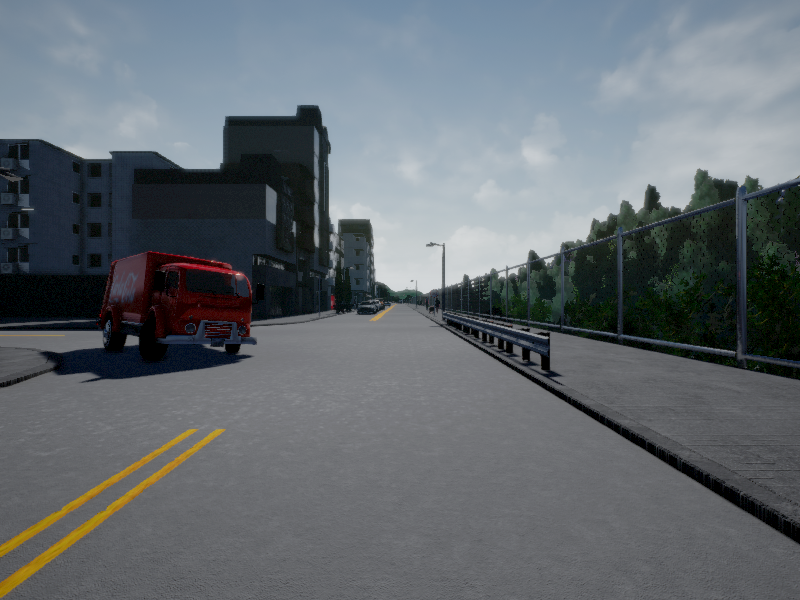
#> input picture dataset/train/000960.png, 800 x 600 px, found by its file name
$ python connectivity_components.py   (older library calls are emulated)
#> lines starting #> are read from the running program, lines starting #| are printed output that depends on the picture; after the words box and inside, x2 and y2 are one past the last pixel; in counts of white or black regions, pixels touching at a corner belong together

# Import the cv2 library
import cv2
import numpy as np
import matplotlib.pyplot as plt
# Read the image you want connected components of
src= cv2.imread("/Users/zhou/Mask_RCNN_Edit/dataset/train/Mask/000960.png", 0)
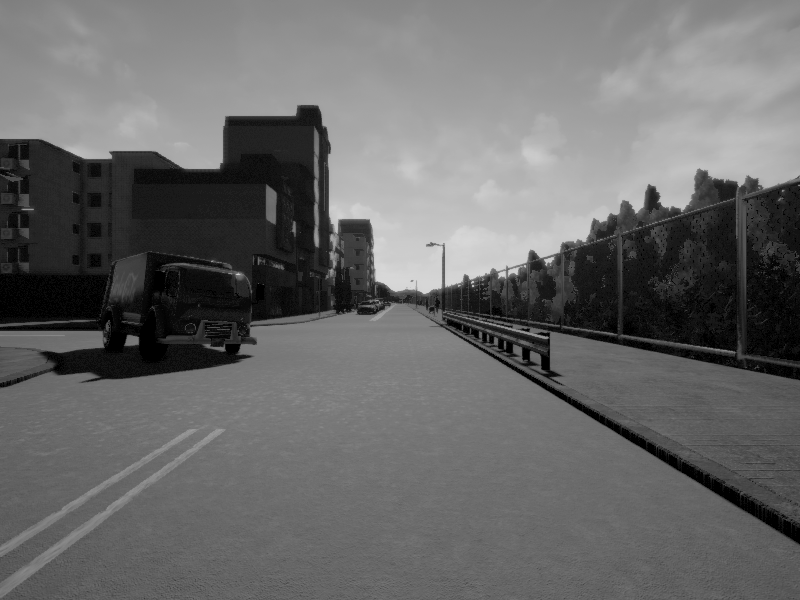
#> src: shape (600, 800); min 0, max 216, mean 104.7
# Threshold it so it becomes binary
# ret, thresh = cv2.threshold(src,0,255,cv2.THRESH_BINARY+cv2.THRESH_OTSU)
# You need to choose 4 or 8 for connectivity type
src = src > 0
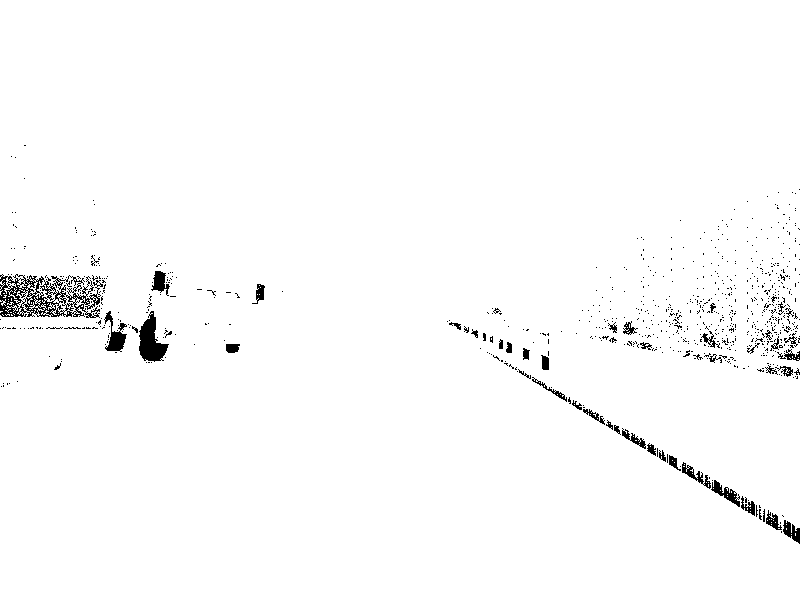
#> src: shape (600, 800) bool; 98.2% white; 800 black regions (752 under 20 px), largest, box (x1, y1, x2, y2) and area: (0, 274, 103, 318) 2128, (139, 311, 169, 362) 817, (104, 311, 127, 352) 399
src = np.asarray(src, np.uint8)
connectivity = 8
# Perform the operation
output = cv2.connectedComponents(src, connectivity, cv2.CV_32S)
# Get the results
# The first cell is the number of labels
num_labels = output[0]
#> num_labels = 466
labels = output[1]
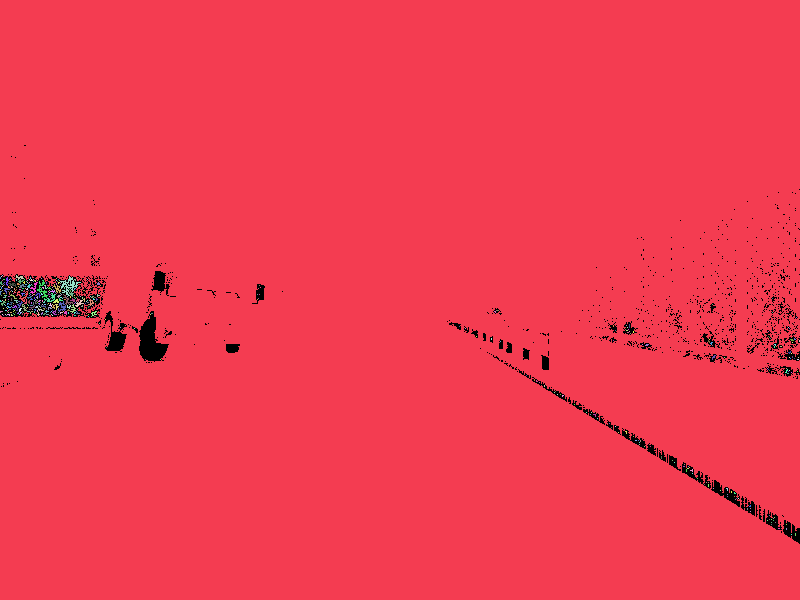
#> labels: shape (600, 800) int32; 466 distinct labels, from 0 to 465; one colour per label, 0 black
plt.figure(0)
plt.imshow(src, 'gray')
count = 0


for i in range(num_labels):
    # robust to noise
    if np.sum(labels == i) >=10:
        plt.figure(count+1)
        plt.imshow(labels==i, 'gray')
        count = count + 1
#> after the loop, count = 30
plt.show()
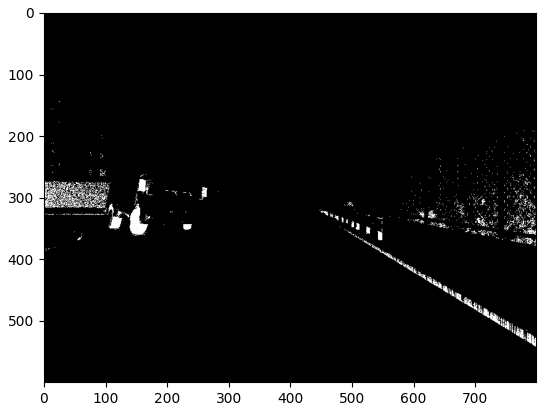
#> figure drawn by matplotlib, 1 panel
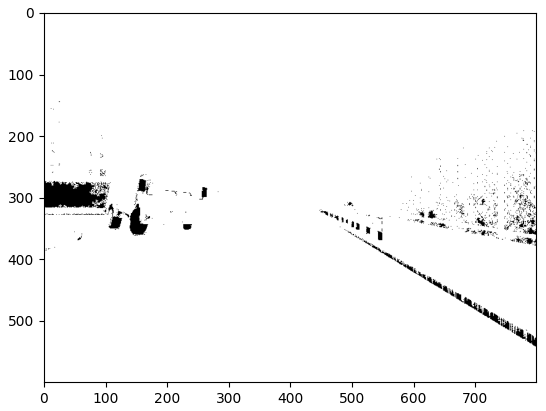
#> figure drawn by matplotlib, 1 panel
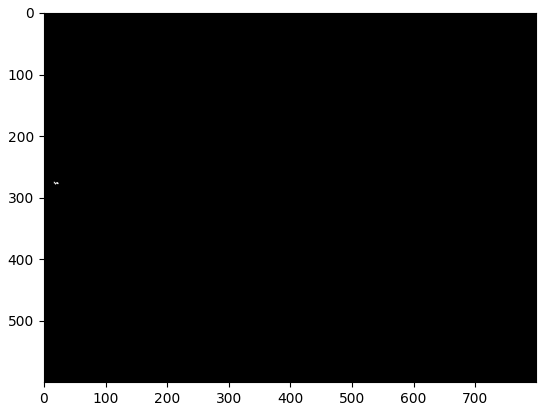
#> figure drawn by matplotlib, 1 panel

$ run again, with dataset/train/000030.png copied over dataset/train/000960.png
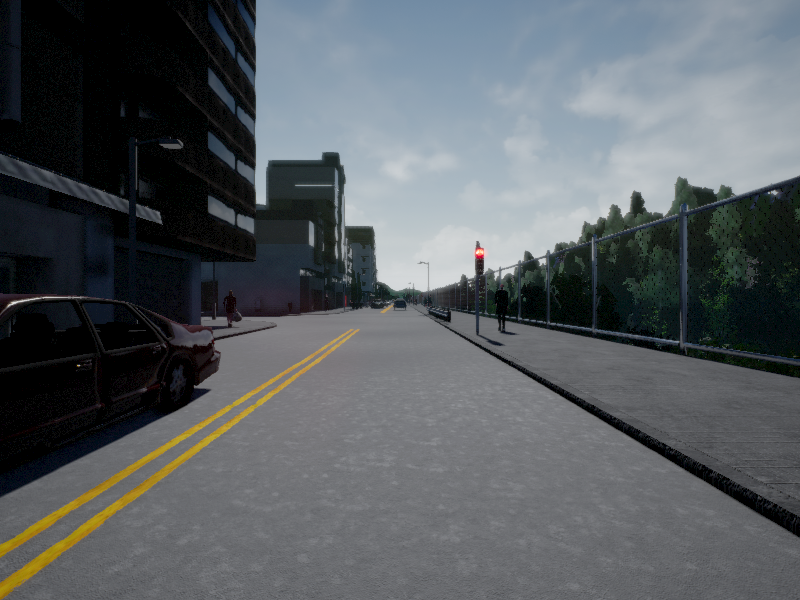
#> input picture dataset/train/000030.png, 800 x 600 px, found by its file name
#> num_labels = 3536
#> `labels = output[1]`:
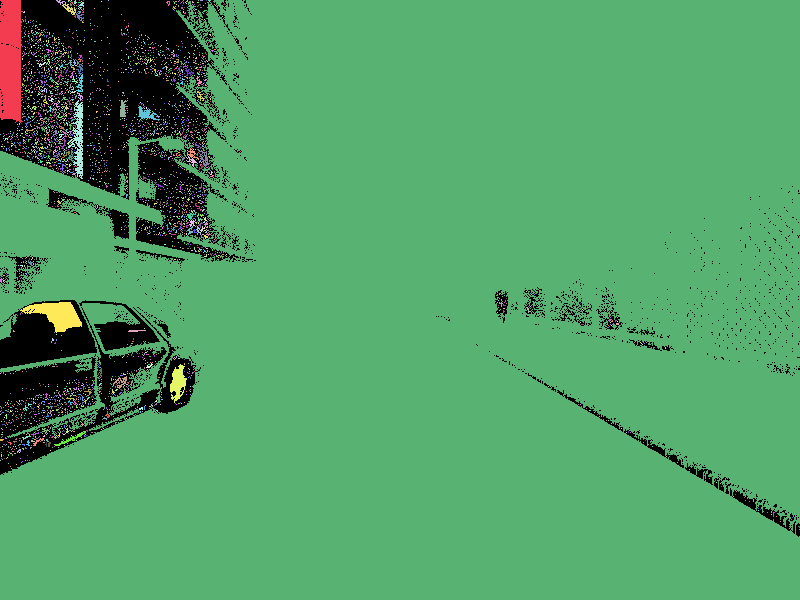
#> labels: shape (600, 800) int32; 3536 distinct labels, from 0 to 3535; one colour per label, 0 black
#> after the loop `for i in range(num_labels):`: count = 79
#> `plt.show()`:
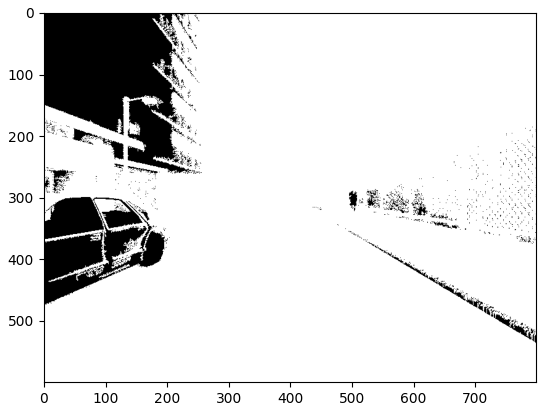
#> figure drawn by matplotlib, 1 panel
